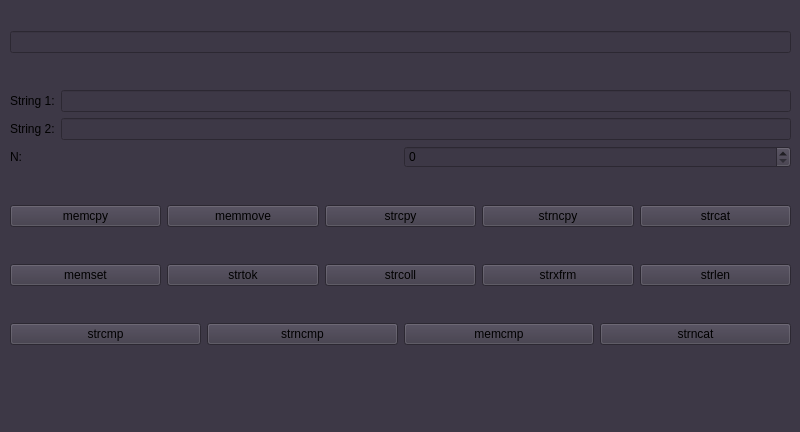
<?xml version="1.0" encoding="UTF-8"?>
<ui version="4.0">
 <class>MainWindow</class>
 <widget class="QMainWindow" name="MainWindow">
  <property name="geometry">
   <rect>
    <x>0</x>
    <y>0</y>
    <width>800</width>
    <height>432</height>
   </rect>
  </property>
  <property name="windowTitle">
   <string>MainWindow</string>
  </property>
  <property name="styleSheet">
   <string notr="true">background-color: rgb(61, 56, 70);
font: 700 italic 12pt &quot;Ubuntu&quot;;</string>
  </property>
  <widget class="QWidget" name="centralwidget">
   <widget class="QWidget" name="layoutWidget">
    <property name="geometry">
     <rect>
      <x>10</x>
      <y>0</y>
      <width>781</width>
      <height>381</height>
     </rect>
    </property>
    <layout class="QVBoxLayout" name="verticalLayout">
     <item>
      <widget class="QLineEdit" name="ln_ans">
       <property name="enabled">
        <bool>false</bool>
       </property>
      </widget>
     </item>
     <item>
      <layout class="QVBoxLayout" name="verticalLayout_2">
       <item>
        <layout class="QHBoxLayout" name="horizontalLayout_5">
         <item>
          <widget class="QLabel" name="label">
           <property name="text">
            <string>String 1:</string>
           </property>
          </widget>
         </item>
         <item>
          <widget class="QLineEdit" name="ln_str1"/>
         </item>
        </layout>
       </item>
       <item>
        <layout class="QHBoxLayout" name="horizontalLayout_4">
         <item>
          <widget class="QLabel" name="label_2">
           <property name="text">
            <string>String 2:</string>
           </property>
          </widget>
         </item>
         <item>
          <widget class="QLineEdit" name="ln_str2"/>
         </item>
        </layout>
       </item>
       <item>
        <layout class="QHBoxLayout" name="horizontalLayout_6">
         <item>
          <widget class="QLabel" name="label_3">
           <property name="text">
            <string>N:</string>
           </property>
          </widget>
         </item>
         <item>
          <widget class="QSpinBox" name="spb_N"/>
         </item>
        </layout>
       </item>
      </layout>
     </item>
     <item>
      <layout class="QHBoxLayout" name="horizontalLayout_3">
       <item>
        <widget class="QPushButton" name="bnt_memcpy">
         <property name="text">
          <string>memcpy</string>
         </property>
        </widget>
       </item>
       <item>
        <widget class="QPushButton" name="bnt_memmove">
         <property name="text">
          <string>memmove</string>
         </property>
        </widget>
       </item>
       <item>
        <widget class="QPushButton" name="bnt_strcpy">
         <property name="text">
          <string>strcpy</string>
         </property>
        </widget>
       </item>
       <item>
        <widget class="QPushButton" name="bnt_strncpy">
         <property name="text">
          <string>strncpy</string>
         </property>
        </widget>
       </item>
       <item>
        <widget class="QPushButton" name="bnt_strcat">
         <property name="text">
          <string>strcat</string>
         </property>
        </widget>
       </item>
      </layout>
     </item>
     <item>
      <layout class="QHBoxLayout" name="horizontalLayout_2">
       <item>
        <widget class="QPushButton" name="bnt_memset">
         <property name="text">
          <string>memset</string>
         </property>
        </widget>
       </item>
       <item>
        <widget class="QPushButton" name="bnt_strtok">
         <property name="text">
          <string>strtok</string>
         </property>
        </widget>
       </item>
       <item>
        <widget class="QPushButton" name="bnt_strcoll">
         <property name="text">
          <string>strcoll</string>
         </property>
        </widget>
       </item>
       <item>
        <widget class="QPushButton" name="bnt_strxfrm">
         <property name="text">
          <string>strxfrm</string>
         </property>
        </widget>
       </item>
       <item>
        <widget class="QPushButton" name="bnt_strlen">
         <property name="text">
          <string>strlen</string>
         </property>
        </widget>
       </item>
      </layout>
     </item>
     <item>
      <layout class="QHBoxLayout" name="horizontalLayout">
       <item>
        <widget class="QPushButton" name="bnt_strcmp">
         <property name="text">
          <string>strcmp</string>
         </property>
        </widget>
       </item>
       <item>
        <widget class="QPushButton" name="bnt_strncmp">
         <property name="text">
          <string>strncmp</string>
         </property>
        </widget>
       </item>
       <item>
        <widget class="QPushButton" name="bnt_memcmp">
         <property name="text">
          <string>memcmp</string>
         </property>
        </widget>
       </item>
       <item>
        <widget class="QPushButton" name="bnt_strncat">
         <property name="text">
          <string>strncat</string>
         </property>
        </widget>
       </item>
      </layout>
     </item>
    </layout>
   </widget>
  </widget>
  <widget class="QMenuBar" name="menubar">
   <property name="geometry">
    <rect>
     <x>0</x>
     <y>0</y>
     <width>800</width>
     <height>23</height>
    </rect>
   </property>
  </widget>
  <widget class="QStatusBar" name="statusbar"/>
 </widget>
 <resources/>
 <connections/>
</ui>
